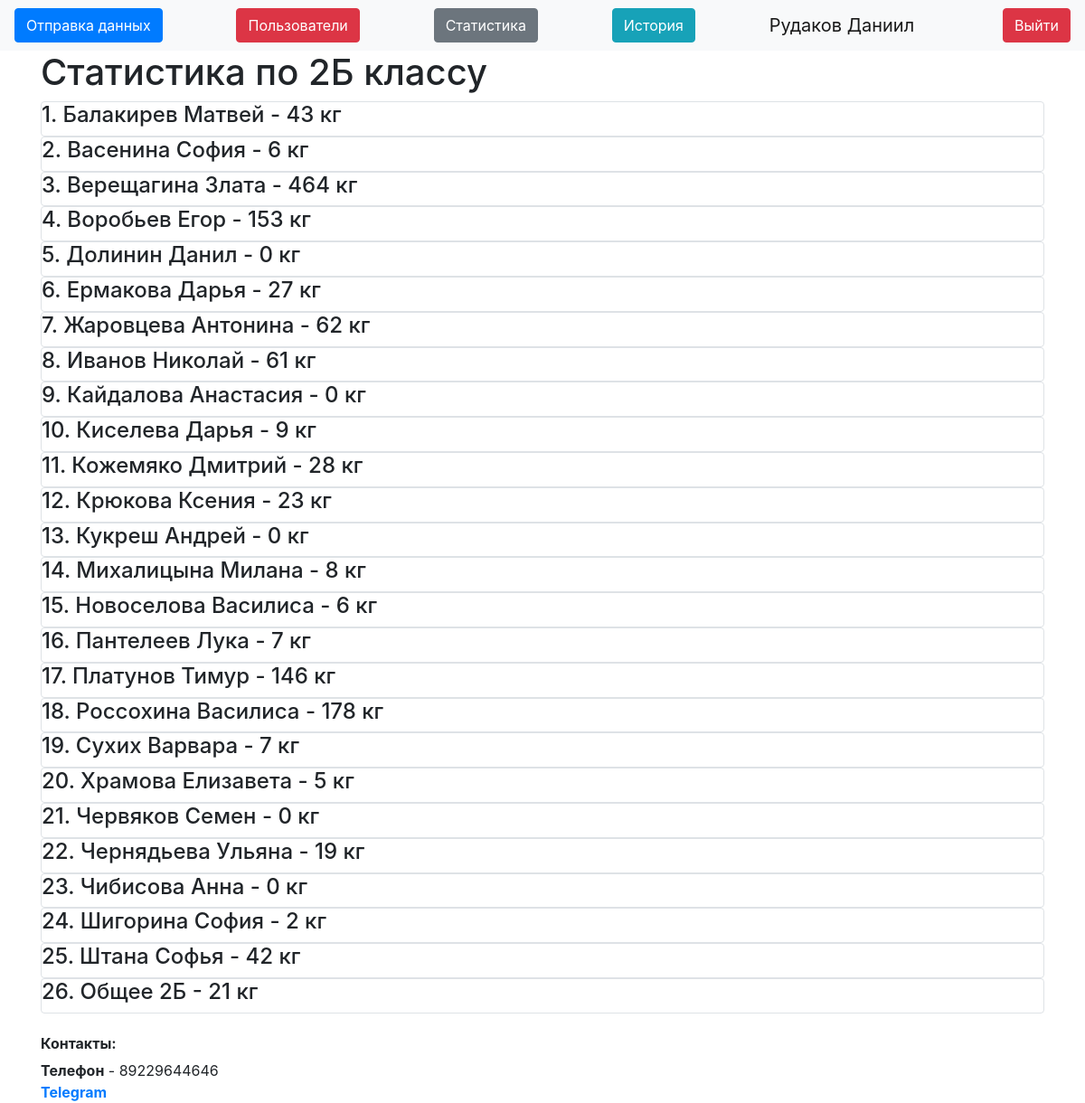
/stats2b (signed in), run on the app's committed database.
### data/users.py (models this page shows, shortened)
class User(SqlAlchemyBase, UserMixin):
    __tablename__ = 'users'
    id = sqlalchemy.Column(sqlalchemy.Integer,
                           primary_key=True, autoincrement=True)
    name = sqlalchemy.Column(sqlalchemy.String, nullable=True)
    about = sqlalchemy.Column(sqlalchemy.String, nullable=True)
    email = sqlalchemy.Column(sqlalchemy.String,
                              index=True, unique=True, nullable=True)
    hashed_password = sqlalchemy.Column(sqlalchemy.String, nullable=True)
    is_admin = sqlalchemy.Column(sqlalchemy.Boolean)
    got = sqlalchemy.Column(sqlalchemy.Integer, default=0)
    got_pupils = sqlalchemy.Column(sqlalchemy.Integer, default=0)
    kilograms = orm.relationship("Kilograms", back_populates='user')

### data/Pupils.py (models this page shows)
class Pupils(SqlAlchemyBase):
    __tablename__ = 'Pupils'
    id = sqlalchemy.Column(sqlalchemy.Integer, autoincrement=True, primary_key=True)
    name = sqlalchemy.Column(sqlalchemy.String)
    value = sqlalchemy.Column(sqlalchemy.Integer, default=0)
    grade = sqlalchemy.Column(sqlalchemy.String)
    kilo = orm.relationship("Kilograms", back_populates="pupil")

### server.py (the view)
@app.route("/stats2b")
@login_required
def stats2b():
    db_sess = db_session.create_session()
    pupils = db_sess.query(Pupils).filter(Pupils.grade == "2Б").all()
    db_sess.close()
    return render_template("stats_grade.html", db=pupils, grade="2Б", title="2Б статистика")

### data/db_session.py (called while the page is built)
def create_session() -> Session:
    global __factory
    return __factory()

### server.py (called while the page is built)
@login_manager.user_loader # Декоратор для авторизации пользователей
def load_user(user_id):
    db_sess = db_session.create_session()
    user_id = db_sess.query(User).get(user_id)
    db_sess.close()
    return user_id

### templates/stats_grade.html
{% extends "base.html" %}
{% block content %}
{% if current_user.is_admin %}
<h1>Статистика по {{grade}} классу</h1>
{% for item in db%}
<div class="col-md6 border rounded">
    <h4>{{item.name}} - {{item.value}} кг</h4>
</div>
{% endfor %}
{% endif %}
{% endblock %}

### templates/base.html (shortened to what this page needs)
<!doctype html>
<html lang="en">
<head>
    <link rel="stylesheet"
          href="https://stackpath.bootstrapcdn.com/bootstrap/4.4.1/css/bootstrap.min.css"
>
</head>
<body>
<header>
    <nav class="navbar navbar-light bg-light">
        {% if current_user.is_authenticated %}
        <a type="button" class="btn btn-primary" href="/">Отправка данных</a>
        {% if current_user.is_admin %}
        <a class="btn btn-danger" href="/users">Пользователи</a>
        <a class="btn btn-secondary" href="/stats">Статистика</a>
        {% endif %}
        <a class="btn btn-info" href="/history">История</a>
        <a class="navbar-brand" href="">{{ current_user.name }}</a>
        <a class="btn btn-danger" href="/logout">Выйти</a>
        {% else %}
        <p>
            <a class="btn btn-success" href="/login">Войти</a>
        </p>
        {% endif %}
    </nav>
</header>
<main role="main" class="container">
    {% block content %}{% endblock %}
    <h6><b>Контакты:</b></h6>
    <div>
        <b>Телефон</b> - 89229644646</br>
        <b><a href="https://t.me/mc_Danik">Telegram</a></b>
    </div>
</main>
</body>
</html>

### data on the page
User: name "Рудаков Даниил"
Pupils: name "1. Балакирев Матвей", value "43"
Pupils: name "2. Васенина София", value "6"
Pupils: name "3. Верещагина Злата", value "464"
Pupils: name "4. Воробьев Егор", value "153"
Pupils: name "5. Долинин Данил", value "0"
Pupils: name "6. Ермакова Дарья", value "27"
Pupils: name "7. Жаровцева Антонина", value "62"
Pupils: name "8. Иванов Николай", value "61"
Pupils: name "9. Кайдалова Анастасия", value "0"
Pupils: name "10. Киселева Дарья", value "9"
Pupils: name "11. Кожемяко Дмитрий", value "28"
Pupils: name "12. Крюкова Ксения", value "23"
Pupils: name "13. Кукреш Андрей", value "0"
Pupils: name "14. Михалицына Милана", value "8"
Pupils: name "15. Новоселова Василиса", value "6"
Pupils: name "16. Пантелеев Лука", value "7"
Pupils: name "17. Платунов Тимур", value "146"
Pupils: name "18. Россохина Василиса", value "178"
Pupils: name "19. Сухих Варвара", value "7"
Pupils: name "20. Храмова Елизавета", value "5"
Pupils: name "21. Червяков Семен", value "0"
Pupils: name "22. Чернядьева Ульяна", value "19"
Pupils: name "23. Чибисова Анна", value "0"
Pupils: name "24. Шигорина София", value "2"
Pupils: name "25. Штана Софья", value "42"
Pupils: name "26. Общее 2Б", value "21"

### other printed values
{{ grade }} "2Б"
